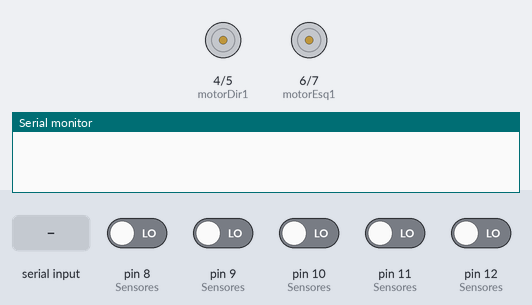
Bench run of a sketch on a simulated Arduino Mega 2560, built with avr-gcc and run on an emulated ATmega2560. Shown: motor-driver pin pairs drawn as motors (green arrow = first pin HIGH = forward, orange = second pin HIGH = backward, longer = more drive), the last lines printed to the serial monitor. The inputs (shaded band) are chosen by the test bench; at power-on: pin 8 (Sensores), pin 9 (Sensores), pin 10 (Sensores), pin 11 (Sensores), pin 12 (Sensores) LOW.

Above: at 4.4 s.
4.5 s: "run\n" received over the second serial link
At 4.9 s:
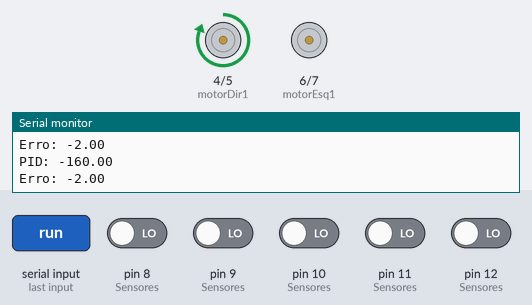
6.0 s: pin 8 (Sensores) driven HIGH
At 7.2 s:
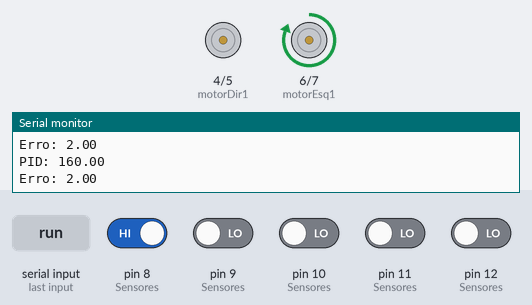
7.5 s: pin 9 (Sensores) driven HIGH
At 8.6 s:
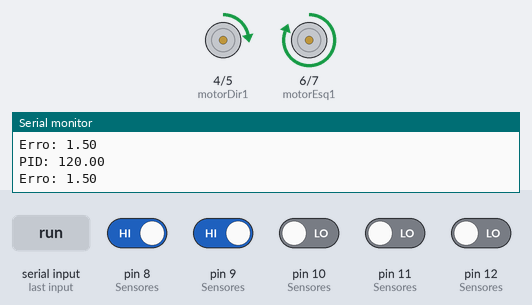
9.0 s: pin 10 (Sensores) driven HIGH
At 10.0 s:
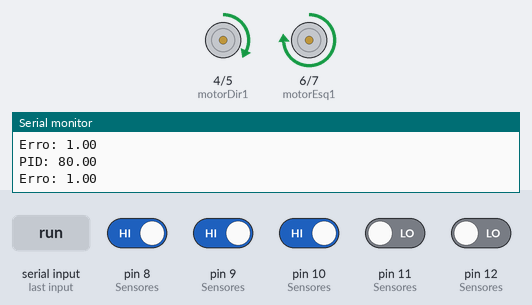
10.5 s: pin 11 (Sensores) driven HIGH
At 11.1 s:
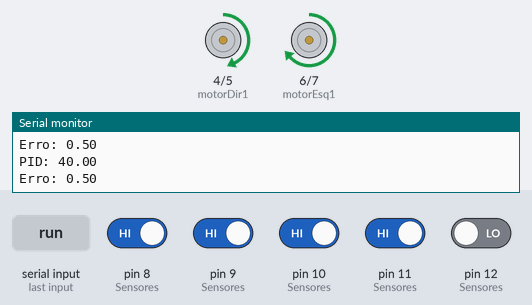
12.0 s: pin 12 (Sensores) driven HIGH
At 13.5 s:
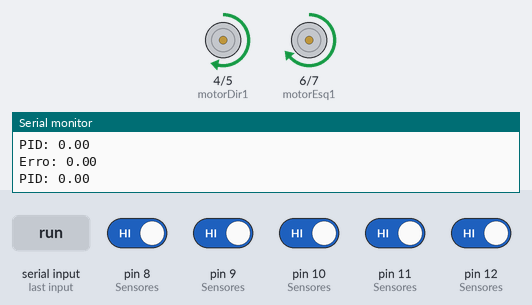
Timing chart, 0 to 14.5 s (numbered marks = the images above; inputs shaded):
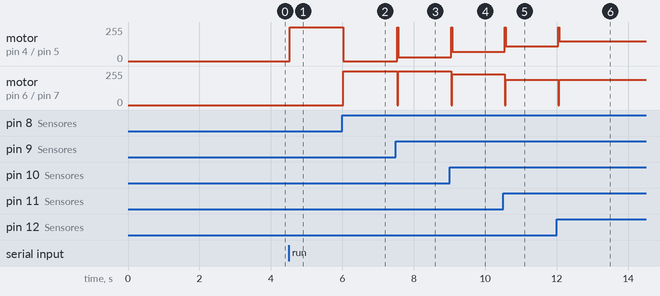

Measured:
- after the input at 4.5 s, motor on pin 4 (motorDir1) / pin 5 (motorDir2): stopped → forward 255/255 at once
- after the input at 6.0 s, motor on pin 4 (motorDir1) / pin 5 (motorDir2): forward 255/255 → stopped at once; motor on pin 6 (motorEsq1) / pin 7 (motorEsq2): stopped → forward 255/255 at once
- after the input at 7.5 s, motor on pin 4 (motorDir1) / pin 5 (motorDir2): stopped → forward 30/255 at once; motor on pin 6 (motorEsq1) / pin 7 (motorEsq2): forward 255/255 → stopped at once, → forward 255/255 0.03 s later
- after the input at 9.0 s, motor on pin 4 (motorDir1) / pin 5 (motorDir2): forward 30/255 → forward 70/255 after 0.05 s; motor on pin 6 (motorEsq1) / pin 7 (motorEsq2): forward 255/255 → forward 230/255 after 0.05 s
- after the input at 10.5 s, motor on pin 4 (motorDir1) / pin 5 (motorDir2): forward 70/255 → forward 110/255 after 0.05 s; motor on pin 6 (motorEsq1) / pin 7 (motorEsq2): forward 230/255 → forward 190/255 after 0.05 s
- after the input at 12.0 s, motor on pin 4 (motorDir1) / pin 5 (motorDir2): forward 110/255 → forward 150/255 after 0.05 s; motor on pin 6 (motorEsq1) / pin 7 (motorEsq2): forward 190/255 → stopped after 0.05 s, → forward 190/255 0.02 s later

The sketch:

novoSeguidor.ino
```cpp
// Inclusão das bibliotecas
#include <MPU6050_tockn.h> // Giroscópio e Acelerômetro
#include <Wire.h> // Necessária para o Giroscópio e Acelerômetro
#include <SoftwareSerial.h> // Para o módulo Bluetooth

// Declaração de objetos
MPU6050 mpu6050(Wire);
SoftwareSerial BT(53, 52);

// Definição dos pinos dos motores
#define motorDir1 4
#define motorDir2 5
#define motorEsq1 6
#define motorEsq2 7

// Definição dos pinos dos sensores
#define S1 12
#define S2 11
#define S3 10
#define S4 9
#define S5 8

// Variáveis para a identificação digital do sinal dos sensores
bool linha = 1; // se sinal é 1 ou true, superfície branca
bool pista = 0; // se sinal é 0 ou false, superfície preta

bool running = false;

// Variáveis para sensores e PID
int Sensores[] = {S1, S2, S3, S4, S5}; // Vetor para sensores
bool Leitura[5] = {0}; // Vetor para guardar o sinal recebido pelos sensores

float Kp = 80.0; // Ganho proporcional
float Ki = 0.0;  // Ganho integral
float Kd = 50.0; // Ganho derivativo

int vel_base = 150; // Velocidade base
float erro_linha = 0, erro_linha_anterior = 0;
float P = 0, I = 0, D = 0, PID = 0;

// Tempo para o PID
unsigned long last_time = 0;

// Função para parar os motores
void seguidorStop() {
  digitalWrite(motorEsq1, LOW);
  digitalWrite(motorEsq2, LOW);
  digitalWrite(motorDir1, LOW);
  digitalWrite(motorDir2, LOW);
}

#include "Bluetooth.h"

void setup() {
  Serial.begin(9600);
  BT.begin(9600);

  BT.println("Espere alguns segundos...");
  Wire.begin();
  mpu6050.begin();
  mpu6050.calcGyroOffsets(true);

  for (int i = 0; i < 5; i++) {
    pinMode(Sensores[i], INPUT);
  }

  pinMode(motorEsq1, OUTPUT);
  pinMode(motorEsq2, OUTPUT);
  pinMode(motorDir1, OUTPUT);
  pinMode(motorDir2, OUTPUT);

  BT.println("### MENU ###");
  BT.println("v para mostrar velocidade base atual.");
  BT.println("v.change(valor 0 a 255) para mudar velocidade base atual.");
  BT.println("pid.value = valores atuais P.I.D.");
  BT.println("'Kp, Ki ou Kd' seguido de .change(valor) altera valores.");
  BT.println("M1 = stop.");
  BT.println("M2 = run.");

  BT.println("SEGUIDOR PRONTO!");
}

// Função para ler os sensores
void leituraSensores() {
  for (int i = 0; i < 5; i++) {
    Leitura[i] = digitalRead(Sensores[i]);
  }
}

// Função para calcular o erro
void calculoErroSensor() {
  leituraSensores();

  float peso[] = {-2, -1, 0, 1, 2}; // Pesos associados a cada sensor
  float soma_pesos = 0;
  int ativos = 0;

  for (int i = 0; i < 5; i++) {
    if (Leitura[i]) {
      soma_pesos += peso[i];
      ativos++;
    }
  }

  if (ativos > 0) {
    erro_linha = soma_pesos / ativos; // Média ponderada
  } else {
    // Caso nenhum sensor esteja ativo, manter o último erro ou buscar a linha
    erro_linha = (erro_linha > 0) ? 2 : -2;
  }
}

// Controlador PID
void pid() {
  unsigned long current_time = millis();
  float dt = (current_time - last_time) / 1000.0;

  calculoErroSensor();

  P = erro_linha;
  I += erro_linha * dt;

  if (I > 255) I = 255;       // Limitação da integral
  else if (I < -255) I = -255;

  D = (erro_linha - erro_linha_anterior) / dt;

  PID = (Kp * P) + (Ki * I) + (Kd * D);

  erro_linha_anterior = erro_linha;
  last_time = current_time;

  Serial.print("Erro: ");
  Serial.println(erro_linha);
  Serial.print("PID: ");
  Serial.println(PID);
}

// Função para controlar os motores
void Motores() {
  pid();

  int velocidade_esq = vel_base + PID;
  int velocidade_dir = vel_base - PID;

  // Constranger as velocidades para não ultrapassar os limites
  velocidade_esq = constrain(velocidade_esq, 0, 255);
  velocidade_dir = constrain(velocidade_dir, 0, 255);

  analogWrite(motorEsq1, velocidade_esq);
  analogWrite(motorEsq2, 0);
  analogWrite(motorDir1, velocidade_dir);
  analogWrite(motorDir2, 0);
}


void loop() {
  if (BT.available()) {
    String input = BT.readStringUntil('\n');
    ComandoBluetooth(input);
  }

  if (running) {
    Motores();
  }
}
```

Bluetooth.h
```cpp
#ifndef Bluetooth_H
#define Bluetooth_H

// Processa os comandos Bluetooth
void ComandoBluetooth(String input) {
  if (input.indexOf("run") != -1) {
    running = true;
    BT.println("Seguidor em movimento.");
  }

  if (input.indexOf("stop") != -1) {
    running = false;
    seguidorStop();
    BT.println("Seguidor parou.");
  }

  if (input.indexOf("kp.change(") != -1 && input.indexOf(")") != -1) {
    int startIndex = input.indexOf("(") + 1;
    int endIndex = input.indexOf(")");
    float newValue = input.substring(startIndex, endIndex).toFloat();
    Kp = newValue;
    BT.println("Kp alterado para: " + String(Kp));
  }

  if (input.indexOf("ki.change(") != -1 && input.indexOf(")") != -1) {
    int startIndex = input.indexOf("(") + 1;
    int endIndex = input.indexOf(")");
    float newValue = input.substring(startIndex, endIndex).toFloat();
    Ki = newValue;
    BT.println("Ki alterado para: " + String(Ki));
  }

  if (input.indexOf("kd.change(") != -1 && input.indexOf(")") != -1) {
    int startIndex = input.indexOf("(") + 1;
    int endIndex = input.indexOf(")");
    float newValue = input.substring(startIndex, endIndex).toFloat();
    Kd = newValue;
    BT.println("Kd alterado para: " + String(Kd));
  }

  if (input.indexOf("v.change(") != -1 && input.indexOf(")") != -1) {
    int startIndex = input.indexOf("(") + 1;
    int endIndex = input.indexOf(")");
    vel_base = input.substring(startIndex, endIndex).toInt();
    BT.println("Velocidade base alterada para: " + String(vel_base));
  }

  if (input.indexOf("pid") != -1) {
      BT.println("Valores atuais:");
      BT.println("Kp: " + String(Kp));
      BT.println("Ki: " + String(Ki));
      BT.println("Kd: " + String(Kd));
    }
}


#endif
```
